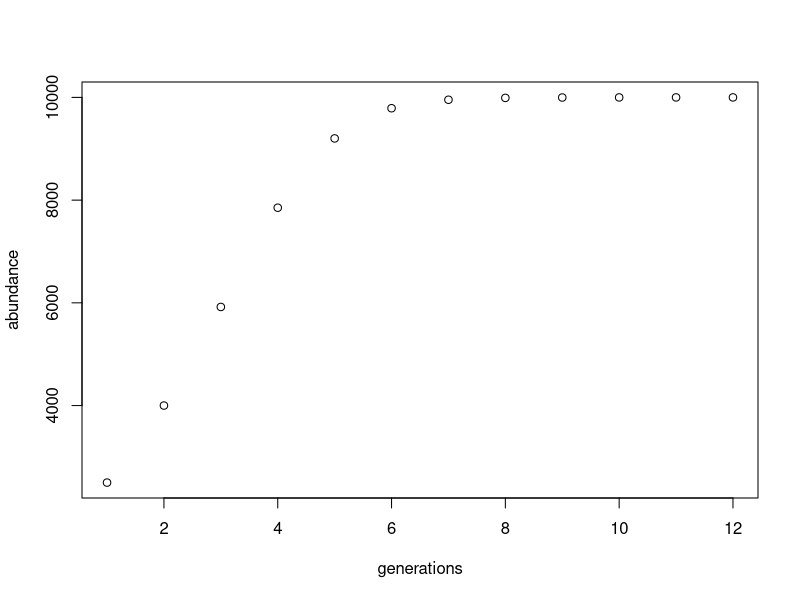

Write the R code that produced this figure.
# Lab #8 
# Sarah Gering
# March 12, 2021

# Question 3a - logistic model copied and pasted from Lab 04
# n[t] <- n[t-1] + ( r * n[t-1] * (K - n[t-1])/K )

t <- 12
n <- 2500
K <- 10000
r <-  0.8

abundance <- rep(n, t) # This is for storing the data prior to running the for loop

for (i in 2:t) {
  abundance[i] <- ((abundance[i-1] + ((r * abundance[i-1]) * ((K - abundance[i-1]) / K )))) 
}
print(abundance) 

# Question 3b - turn the logistic into a function

# Function Definition
Logistic_Growth <- function( r, K, t, n) {
  abundance <- rep(n, t)
  for (i in 2:t) {
    abundance[i] <- ((abundance[i-1] + ((r * abundance[i-1]) * ((K - abundance[i-1]) / K )))) 
  }
  return(abundance)
}

# Demonstration of Usage

Logistic_Growth(0.8, 10000, 12, 2500) # It works ven if you change the time value or the initial population size

# Question 3c - produce a plot with function

r <- 0.8
K <- 10000

Logistic_Growth <- function( n, t ) {
  abundance <- rep(n, t)
  generations <- rep(2:t)
  for (i in 2:t) {
    abundance[i] <- ((abundance[i-1] + ((r * abundance[i-1]) * ((K - abundance[i-1]) / K )))) 
  } 
  return(abundance)
  return(generations)
}

# Demonstration of Usage

myResults <- Logistic_Growth( 2500, 12 )

Logistic_Plot <- plot(myResults, xlab="generations", ylab="abundance") # plot results based on function parameters and change labels

# Questions 3d

newfunctioncall <- Logistic_Growth( 100, 15 ) # I changed the carrying capacity and initial abundances

# Question 3e

myResults <- Logistic_Growth( 2500, 12 )

myResults <- data.frame("generations" = 1:12, "abundance" = myResults)

write.csv(x = myResults, file = "LogisticGrowth.csv", row.names = FALSE)

# Question 3f - make a markdown document with script
# Markdown created

